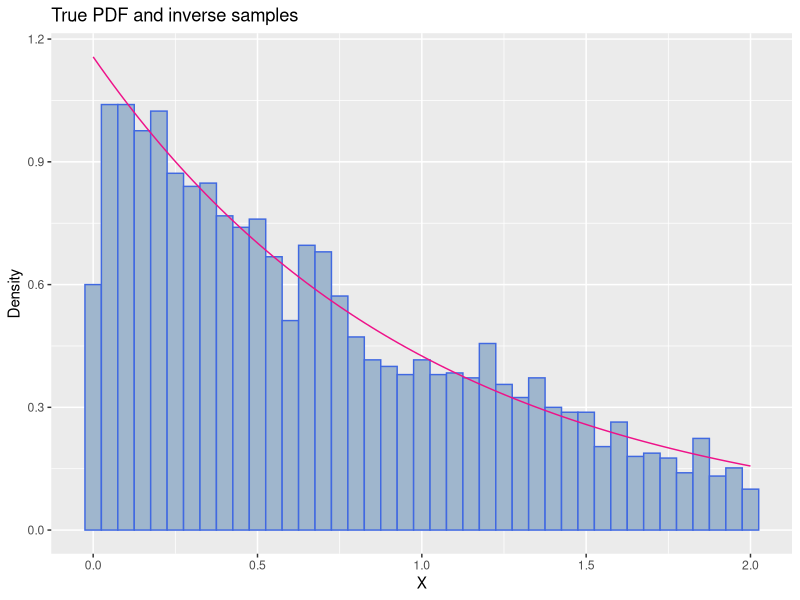

This figure's R source:
## ---- chunk 1
x = c(125, 18, 19, 35) # Observations
A = -x[1]-x[2]-x[3]-x[4]
B = x[1]-2*x[2]-2*x[3]-x[4]
C = 2*x[4]
t1 = (-B+sqrt(B^2-4*A*C))/(2*A)
t2 = (-B-sqrt(B^2-4*A*C))/(2*A)
## ---- chunk 2
### BEGIN: Code
# R version 3.3.2
# Platform: x86_64-apple-darwin15.6.0 (64-bit)

## Imports
library(ggplot2) # pretty plotting

## Parameterize script
K = 5000 # Number of samples
NN = (1 - exp(-2)) # Normalizing constant

## Suboutines
fx = function(x){
    # pdf for random variable X
    if(x<0){return(0)}
    if(x>2){return(0)}

    r = exp(-x) / NN
    return(r)
}

Fx = function(x){
    # cdf for random variable X
    if(x<0){return(0)}
    if(x>2){return(0)}

    r = (1 - exp(-x)) / NN
    return(r)
}

Fu = function(u){
    # Inverse cdf for the random variable X
    if(u<0){return(NaN)}
    if(u>1){return(NaN)}

    r = -log(1 - u*(1-exp(-2)))
    return(r)
}

## Simulate
Fuv = Vectorize(Fu) # Make Fu take vector arguments cleanly
us = runif(K, 0, 1) # K samples from U(0,1)
inv_xs = Fuv(us) # Inverse sampling method

## Plot results
# Simulated data with true distribution overlay
plt_xs = seq(0, 2, length.out = 100) # xs for true fx(x) pdf
fxv = Vectorize(fx)
plt_ys = fxv(plt_xs) # true fx(x) = ys

df_tru = data.frame(x_tru = plt_xs, y_tru = plt_ys)
df_sim = data.frame(x_sim = inv_xs)

plt1 = ggplot() +
    geom_histogram( # Simulated distribution
                data = df_sim,
                aes(x = x_sim, y = ..density..),
                binwidth = 0.05,
                color="royalblue",
                fill="slategray3"
            ) +
    geom_line( # True distribution
                data = df_tru,
                aes(x = x_tru, y = y_tru),
                color="deeppink2"
            ) +
    labs(
                title = "True PDF and inverse samples",
                x = "X",
                y = "Density"
            )
plt1

### END: Code
